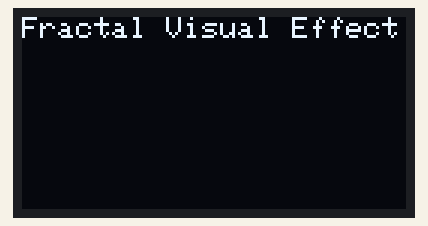
This sketch was run on a simulated ESP8266 (NodeMCU). Parts: 128×64 one-colour display. Random numbers use the default seed unless the sketch sets one; what the sketch prints to the serial monitor is not drawn.

Above: at 0.1 s.
At 2.2 s:
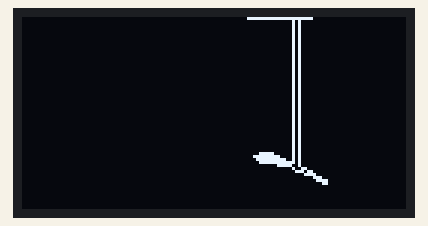
At 10.3 s:
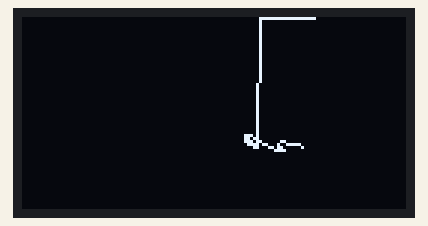
At 18.4 s:
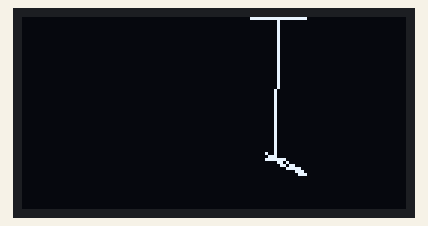
At 26.5 s:
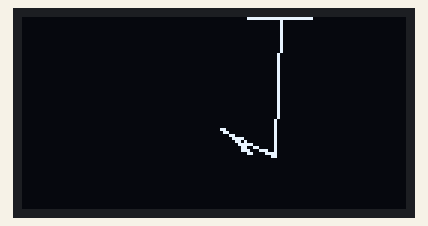
At 36.7 s:
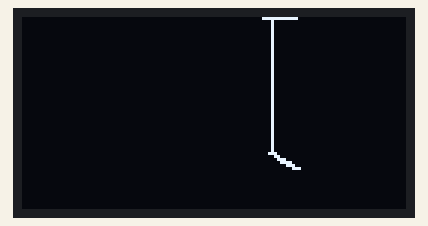

The sketch:

wavelet1.ino
```cpp
// Include the Adafruit SSD1306 library
#include <Adafruit_SSD1306.h>
#include <math.h>

// Define the OLED display width and height
#define SCREEN_WIDTH 128
#define SCREEN_HEIGHT 64

// Create an OLED display object
//Adafruit_SSD1306 display(SCREEN_WIDTH, SCREEN_HEIGHT, &Wire, -1);

// Declaration for SSD1306 display connected using software SPI (default case):
/*
#define OLED_MOSI   D7
#define OLED_CLK    D5
#define OLED_DC     D2
#define OLED_CS     D8
#define OLED_RESET  D3
Adafruit_SSD1306 display(SCREEN_WIDTH, SCREEN_HEIGHT,
  OLED_MOSI, OLED_CLK, OLED_DC, OLED_RESET, OLED_CS);
*/
///*
// Comment out above, uncomment this block to use hardware SPI
#define OLED_DC     D2
#define OLED_CS     D8
#define OLED_RESET  D3
Adafruit_SSD1306 display(SCREEN_WIDTH, SCREEN_HEIGHT,
  &SPI, OLED_DC, OLED_RESET, OLED_CS);


// Define the number of Daubechies wavelet coefficients
#define N 4

// Define the wavelet coefficients array
float h[N] = {0.4829629131445341, 0.8365163037378079, 0.2241438680420134, -0.1294095225512604};

// Define the number of iterations for the fractal generation
#define ITER 5

// Define the random seed points array
float s[SCREEN_WIDTH];

// Define the fractal array
float f[SCREEN_WIDTH];

// Define the hidden layer dimension set of xprim and yprim
float xprim[SCREEN_WIDTH];
float yprim[SCREEN_WIDTH];

// Define the color for the fractal pixels
#define COLOR WHITE

// Define a function to generate a random number between 0 and 1
float random01() {
  return (float) random(0, 10000) / 10000.0;
}

// Define a function to apply the Daubechies wavelet transform to an array
void wavelet(float* input, float* output, int length) {
  // Check if the length is divisible by 2
  if (length % 2 != 0) {
    // Return an error message
    Serial.println("Length must be divisible by 2");
    return;
  }
  // Loop through the output array
  for (int i = 0; i < length / 2; i++) {
    // Initialize the output values
    output[i] = 0;
    output[i + length / 2] = 0;
    // Loop through the wavelet coefficients
    for (int j = 0; j < N; j++) {
      // Calculate the index for the input array
      int k = (2 * i + j) % length;
      // Update the output values
      output[i] += h[j] * input[k];
      output[i + length / 2] += h[N - j - 1] * input[k];
    }
  }
}

// Define a function to apply the inverse Daubechies wavelet transform to an array
void inverse_wavelet(float* input, float* output, int length) {
  // Check if the length is divisible by 2
  if (length % 2 != 0) {
    // Return an error message
    Serial.println("Length must be divisible by 2");
    return;
  }
  // Loop through the output array
  for (int i = 0; i < length; i++) {
    // Initialize the output value
    output[i] = 0;
    // Loop through the wavelet coefficients
    for (int j = 0; j < N; j++) {
      // Calculate the index for the input array
      int k = (i - j + length) % length;
      // Update the output value
      output[i] += h[j] * input[k / 2] + h[N - j - 1] * input[k / 2 + length / 2];
    }
  }
}

// Define a function to generate a fractal array from a random seed array
void fractal_effect(float* seed, float* fractal, int length, int iter) {
  // Check if the iteration is zero
  if (iter == 0) {
    // Copy the seed array to the fractal array
    for (int i = 0; i < length; i++) {
      fractal[i] = seed[i];
    }
    // Return from the function
    return;
  }
  // Create a temporary array
  float temp[length];
  // Apply the wavelet transform to the seed array
  wavelet(seed, temp, length);
  // Recursively generate the fractal array from the low frequency part of the temporary array
  fractal_effect(temp, fractal, length / 2, iter - 1);
  // Copy the high frequency part of the temporary array to the fractal array
  for (int i = 0; i < length / 2; i++) {
    fractal[i + length / 2] = temp[i + length / 2];
  }
  // Apply the inverse wavelet transform to the fractal array
  inverse_wavelet(fractal, temp, length);
  // Copy the temporary array to the fractal array
  for (int i = 0; i < length; i++) {
    fractal[i] = temp[i];
  }
}

// Define a function to calculate the frequency symmetry of an array
float symmetry(float* array, int length) {
  // Initialize the sum of the absolute values of the array elements
  float sum = 0;
  // Loop through the array
  for (int i = 0; i < length; i++) {
    // Update the sum
    sum += abs(array[i]);
  }
  // Check if the sum is zero
  if (sum == 0) {
    // Return zero
    return 0;
  }
  // Initialize the sum of the absolute values of the array elements in the first half
  float sum1 = 0;
  // Loop through the first half of the array
  for (int i = 0; i < length / 2; i++) {
    // Update the sum
    sum1 += abs(array[i]);
  }
  // Initialize the sum of the absolute values of the array elements in the second half
  float sum2 = 0;
  // Loop through the second half of the array
  for (int i = length / 2; i < length; i++) {
    // Update the sum
    sum2 += abs(array[i]);
  }
  // Calculate the frequency symmetry as the ratio of the two sums
  float sym = sum1 / sum2;
  // Return the frequency symmetry
  return sym;
}

// Define a function to calculate the fractal dimension of an array
float dimension(float* array, int length) {
  // Initialize the minimum and maximum values of the array elements
  float min = array[0];
  float max = array[0];
  // Loop through the array
  for (int i = 1; i < length; i++) {
    // Update the minimum and maximum values
    if (array[i] < min) {
      min = array[i];
    }
    if (array[i] > max) {
      max = array[i];
    }
  }
  // Calculate the range of the array elements
  float range = max - min;
  // Check if the range is zero
  if (range == 0) {
    // Return zero
    return 0;
  }
  // Initialize the sum of the absolute differences of the array elements
  float sum = 0;
  // Loop through the array
  for (int i = 0; i <  length - 1; i++) {
    // Update the sum
    sum += abs(array[i + 1] - array[i]);
  }
  // Calculate the average of the absolute differences of the array elements
  float avg = sum / (length - 1);
  // Calculate the fractal dimension as the logarithm of the ratio of the range and the average
  float dim = log(range / avg) / log(2);
  // Return the fractal dimension
  return dim;
}

// Define a function to create a fractal visual effect on the OLED display
void fractal_function(int x, int y, int width, int height) {
  // Check if the width and height are valid
  if (width <= 0 || height <= 0) {
    // Return an error message
    Serial.println("Width and height must be positive");
    return;
  }
  // Check if the width and height are divisible by 2
  if (width % 2 != 0 || height % 2 != 0) {
    // Return an error message
    Serial.println("Width and height must be divisible by 2");
    return;
  }
  // Check if the width and height are within the screen bounds
  if (x + width > SCREEN_WIDTH || y + height > SCREEN_HEIGHT) {
    // Return an error message
    Serial.println("Width and height must be within the screen bounds");
    return;
  }
  // Generate random seed points for the x and y coordinates
  for (int i = 0; i < width; i++) {
    s[i] = random01();
  }
  // Generate the fractal array for the x coordinates
  fractal_effect(s, f, width, ITER);
  // Copy the fractal array to the xprim array
  for (int i = 0; i < width; i++) {
    xprim[i] = f[i];
  }
  // Generate the fractal array for the y coordinates
  fractal_effect(s, f, height, ITER);
  // Copy the fractal array to the yprim array
  for (int i = 0; i < height; i++) {
    yprim[i] = f[i];
  }
  // Calculate the frequency symmetry of the xprim and yprim arrays
  float symx = symmetry(xprim, width);
  float symy = symmetry(yprim, height);
  // Calculate the fractal dimension of the xprim and yprim arrays
  float dimx = dimension(xprim, width);
  float dimy = dimension(yprim, height);
  // Normalize the xprim and yprim arrays to fit the width and height of the rectangle
//  for (int i = 0; i < width; i++) {
//    xprim[i] = x + xprim[i] * width;
//    yprim[i] = y + yprim[i] * height;
//  }

  for (int i = 0 ; i < width; i++) {
    // Apply the min-max normalization to the xprim array
//    xprim[i] = (xprim[i] - fmin (xprim[i],width)) / (fmax(xprim[i],width) - fmin(xprim[i],width));
    // Multiply by the width of the rectangle and add the x coordinate of the origin
//    xprim[i] = x + xprim[i] * width;
    xprim[i] = x + (xprim[i] * 1.8);

    // Apply the min-max normalization to the yprim array
  //  yprim[i] = (yprim[i] - fmin (yprim[i],height)) / (fmax(yprim[i],height) - fmin(yprim[i],height));
//    yprim[i] = y + yprim[i] * height;
    yprim[i] = y + (yprim[i] * 1);

  }

  // Draw the fractal pixels on the display
  for (int i = 0; i < width - 1; i++) {
    // Draw a line between two consecutive points
    display.drawLine(xprim[i], yprim[i], xprim[i + 1], yprim[i + 1], COLOR);
  }

//    for (int py=y; py < y+height  ; py++) {
//    for (int px=x ; px < x+width ; px++) {
//        display.drawPixel(xprim[px],xprim[py],COLOR);
//  Serial.println(xprim[px]);
//      if ( xprim[px] ) {
//        display.drawPixel(px,py,COLOR);
//      }
//    }

//  }

  // Display the frequency symmetry and the fractal dimension on the serial monitor
  Serial.print("Frequency symmetry of x: ");
  Serial.println(symx);
  Serial.print("Frequency symmetry of y: ");
  Serial.println(symy);
  Serial.print("Fractal dimension of x: ");
  Serial.println(dimx);
  Serial.print("Fractal dimension of y: ");
  Serial.println(dimy);
}

// Define the setup function
void setup() {
  // Initialize the serial communication
  Serial.begin(115200);
  // Initialize the OLED display
  display.begin(SSD1306_SWITCHCAPVCC, 0x3C);
  // Clear the display buffer
  display.clearDisplay();
  // Set the text size and color
  display.setTextSize(1);
  display.setTextColor(WHITE);
  // Display a message on the screen
  display.setCursor(0, 0);
  display.println("Fractal Visual Effect");
  display.display();
  // Wait for 2 seconds
  delay(2000);
  // Clear the display buffer
  display.clearDisplay();
  // Create a fractal visual effect on the display
  fractal_function(0, 0, 128, 64);
  // Display the buffer
  display.display();
}

// Define the loop function
void loop() {
  fractal_function(0, 0, 128, 64);
  // Display the buffer
  display.display();
  delay(2000);
  display.clearDisplay();
  // Do nothing
}
```

Measured:
- what the display in image 1 shows lasts 2.0 s, from 2.1 s to 4.1 s
